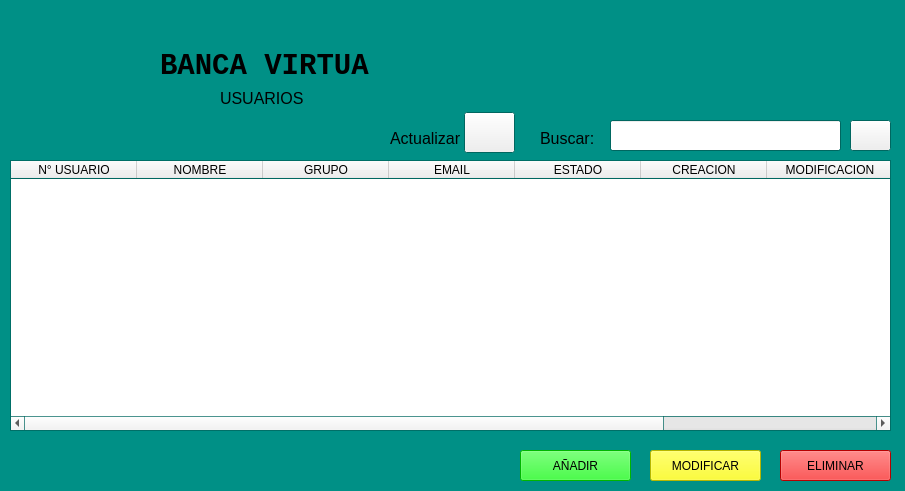
<?xml version="1.0" encoding="UTF-8"?>
<ui version="4.0">
 <class>users</class>
 <widget class="QMainWindow" name="users">
  <property name="geometry">
   <rect>
    <x>0</x>
    <y>0</y>
    <width>905</width>
    <height>491</height>
   </rect>
  </property>
  <property name="palette">
   <palette>
    <active>
     <colorrole role="Base">
      <brush brushstyle="SolidPattern">
       <color alpha="255">
        <red>255</red>
        <green>255</green>
        <blue>255</blue>
       </color>
      </brush>
     </colorrole>
     <colorrole role="Window">
      <brush brushstyle="SolidPattern">
       <color alpha="255">
        <red>0</red>
        <green>144</green>
        <blue>134</blue>
       </color>
      </brush>
     </colorrole>
    </active>
    <inactive>
     <colorrole role="Base">
      <brush brushstyle="SolidPattern">
       <color alpha="255">
        <red>255</red>
        <green>255</green>
        <blue>255</blue>
       </color>
      </brush>
     </colorrole>
     <colorrole role="Window">
      <brush brushstyle="SolidPattern">
       <color alpha="255">
        <red>0</red>
        <green>144</green>
        <blue>134</blue>
       </color>
      </brush>
     </colorrole>
    </inactive>
    <disabled>
     <colorrole role="Base">
      <brush brushstyle="SolidPattern">
       <color alpha="255">
        <red>0</red>
        <green>144</green>
        <blue>134</blue>
       </color>
      </brush>
     </colorrole>
     <colorrole role="Window">
      <brush brushstyle="SolidPattern">
       <color alpha="255">
        <red>0</red>
        <green>144</green>
        <blue>134</blue>
       </color>
      </brush>
     </colorrole>
    </disabled>
   </palette>
  </property>
  <property name="windowTitle">
   <string>Usuarios</string>
  </property>
  <property name="windowIcon">
   <iconset>
    <normaloff>logobanco.png</normaloff>logobanco.png</iconset>
  </property>
  <widget class="QWidget" name="centralwidget">
   <widget class="QLabel" name="lblLogoU">
    <property name="geometry">
     <rect>
      <x>0</x>
      <y>0</y>
      <width>161</width>
      <height>151</height>
     </rect>
    </property>
    <property name="font">
     <font>
      <family>Consolas</family>
      <pointsize>22</pointsize>
      <weight>75</weight>
      <bold>true</bold>
     </font>
    </property>
    <property name="styleSheet">
     <string notr="true"/>
    </property>
    <property name="text">
     <string/>
    </property>
    <property name="pixmap">
     <pixmap>logobanco.png</pixmap>
    </property>
   </widget>
   <widget class="QLabel" name="lblSubTitulo">
    <property name="geometry">
     <rect>
      <x>220</x>
      <y>90</y>
      <width>91</width>
      <height>16</height>
     </rect>
    </property>
    <property name="font">
     <font>
      <pointsize>12</pointsize>
     </font>
    </property>
    <property name="text">
     <string>USUARIOS</string>
    </property>
   </widget>
   <widget class="QPushButton" name="btnModificar">
    <property name="geometry">
     <rect>
      <x>650</x>
      <y>450</y>
      <width>111</width>
      <height>31</height>
     </rect>
    </property>
    <property name="styleSheet">
     <string notr="true">background-color: rgb(255, 255, 0);</string>
    </property>
    <property name="text">
     <string>MODIFICAR</string>
    </property>
   </widget>
   <widget class="QPushButton" name="btnEliminar">
    <property name="geometry">
     <rect>
      <x>780</x>
      <y>450</y>
      <width>111</width>
      <height>31</height>
     </rect>
    </property>
    <property name="styleSheet">
     <string notr="true">background-color: rgb(255, 0, 0);</string>
    </property>
    <property name="text">
     <string>ELIMINAR</string>
    </property>
   </widget>
   <widget class="QPushButton" name="btncrearu">
    <property name="geometry">
     <rect>
      <x>520</x>
      <y>450</y>
      <width>111</width>
      <height>31</height>
     </rect>
    </property>
    <property name="styleSheet">
     <string notr="true">
background-color: rgb(0, 255, 0);</string>
    </property>
    <property name="text">
     <string>AÑADIR</string>
    </property>
   </widget>
   <widget class="QLineEdit" name="leBuscar">
    <property name="geometry">
     <rect>
      <x>610</x>
      <y>120</y>
      <width>231</width>
      <height>31</height>
     </rect>
    </property>
   </widget>
   <widget class="QLabel" name="lblBuscar">
    <property name="geometry">
     <rect>
      <x>540</x>
      <y>130</y>
      <width>61</width>
      <height>16</height>
     </rect>
    </property>
    <property name="font">
     <font>
      <pointsize>12</pointsize>
     </font>
    </property>
    <property name="text">
     <string>Buscar:</string>
    </property>
   </widget>
   <widget class="QTableWidget" name="tableUsuarios">
    <property name="geometry">
     <rect>
      <x>10</x>
      <y>160</y>
      <width>881</width>
      <height>271</height>
     </rect>
    </property>
    <property name="editTriggers">
     <set>QAbstractItemView::NoEditTriggers</set>
    </property>
    <attribute name="horizontalHeaderVisible">
     <bool>true</bool>
    </attribute>
    <attribute name="horizontalHeaderDefaultSectionSize">
     <number>126</number>
    </attribute>
    <attribute name="verticalHeaderVisible">
     <bool>false</bool>
    </attribute>
    <column>
     <property name="text">
      <string>N° USUARIO</string>
     </property>
    </column>
    <column>
     <property name="text">
      <string>NOMBRE</string>
     </property>
    </column>
    <column>
     <property name="text">
      <string>GRUPO</string>
     </property>
    </column>
    <column>
     <property name="text">
      <string>EMAIL</string>
     </property>
    </column>
    <column>
     <property name="text">
      <string>ESTADO</string>
     </property>
    </column>
    <column>
     <property name="text">
      <string>CREACION</string>
     </property>
    </column>
    <column>
     <property name="text">
      <string>MODIFICACION</string>
     </property>
    </column>
    <column>
     <property name="text">
      <string>ULTIMO INGRESO</string>
     </property>
    </column>
   </widget>
   <widget class="QLabel" name="lblTituloU">
    <property name="geometry">
     <rect>
      <x>160</x>
      <y>50</y>
      <width>211</width>
      <height>31</height>
     </rect>
    </property>
    <property name="font">
     <font>
      <family>Consolas</family>
      <pointsize>22</pointsize>
      <weight>75</weight>
      <bold>true</bold>
     </font>
    </property>
    <property name="text">
     <string>BANCA VIRTUAL</string>
    </property>
   </widget>
   <widget class="QPushButton" name="btnActualizar">
    <property name="geometry">
     <rect>
      <x>464</x>
      <y>112</y>
      <width>51</width>
      <height>41</height>
     </rect>
    </property>
    <property name="text">
     <string/>
    </property>
    <property name="icon">
     <iconset>
      <normaloff>actualizar.png</normaloff>actualizar.png</iconset>
    </property>
    <property name="iconSize">
     <size>
      <width>38</width>
      <height>38</height>
     </size>
    </property>
   </widget>
   <widget class="QLabel" name="lblSubTitulo_2">
    <property name="geometry">
     <rect>
      <x>390</x>
      <y>130</y>
      <width>71</width>
      <height>16</height>
     </rect>
    </property>
    <property name="font">
     <font>
      <pointsize>12</pointsize>
     </font>
    </property>
    <property name="text">
     <string>Actualizar</string>
    </property>
   </widget>
   <widget class="QPushButton" name="btnBuscar">
    <property name="geometry">
     <rect>
      <x>850</x>
      <y>120</y>
      <width>41</width>
      <height>31</height>
     </rect>
    </property>
    <property name="text">
     <string/>
    </property>
    <property name="icon">
     <iconset>
      <normaloff>buscar.jpg</normaloff>buscar.jpg</iconset>
    </property>
    <property name="iconSize">
     <size>
      <width>38</width>
      <height>38</height>
     </size>
    </property>
   </widget>
  </widget>
 </widget>
 <resources/>
 <connections/>
</ui>
